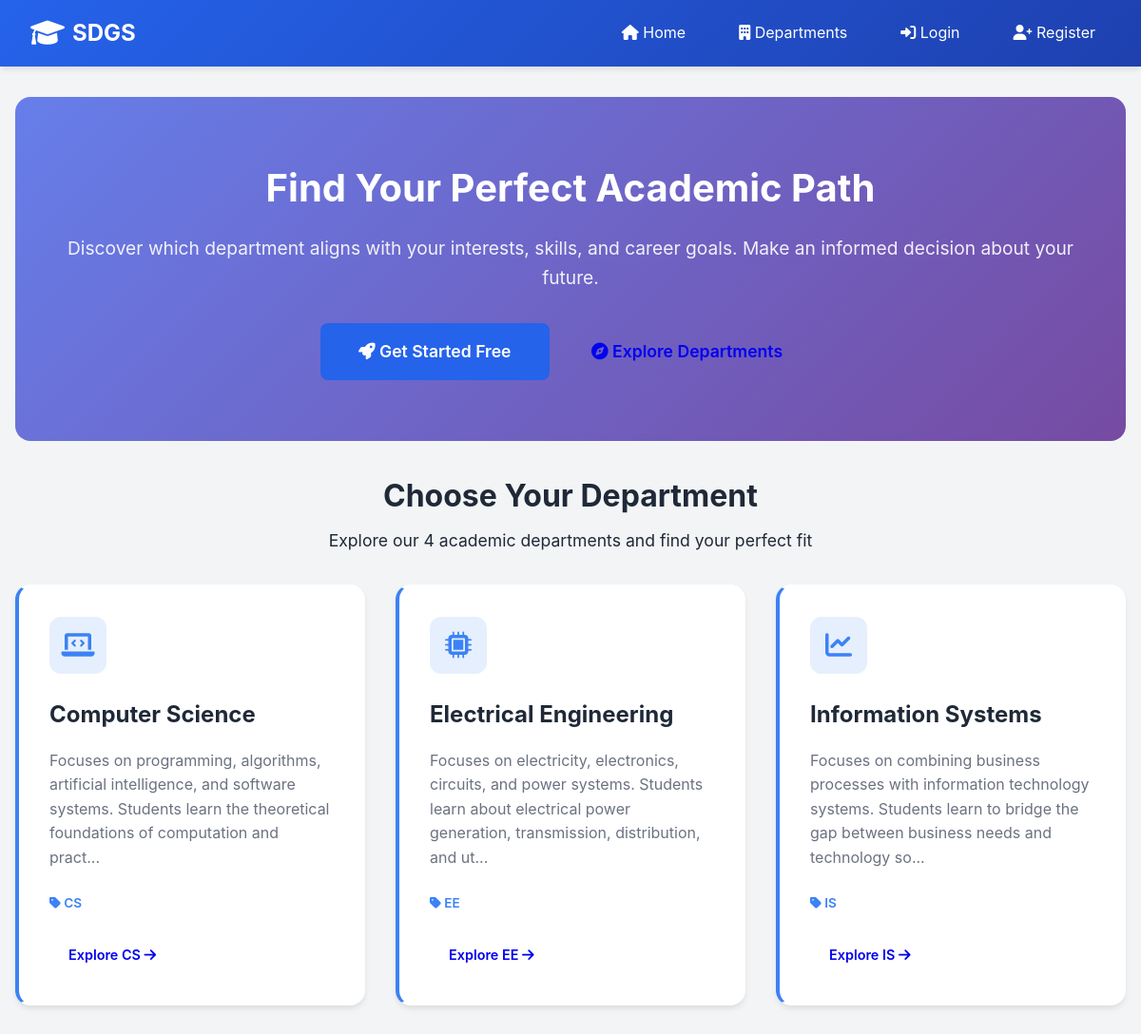
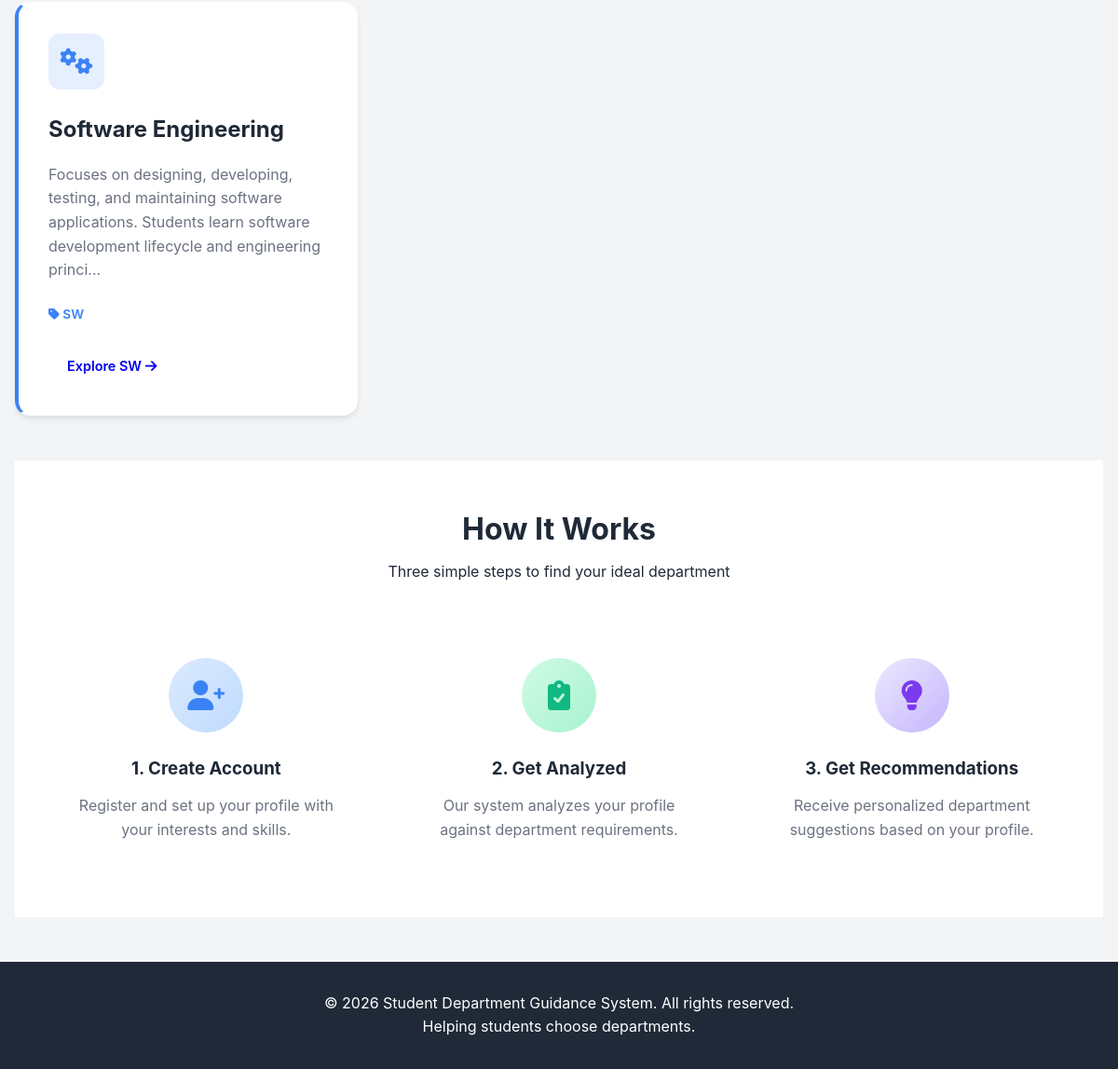
The page / on the database its author committed (2 pictures, top to bottom).
### tables this page shows
CREATE TABLE departments (
    dept_id INT PRIMARY KEY AUTO_INCREMENT,
    dept_code VARCHAR(10) UNIQUE NOT NULL,
    dept_name VARCHAR(100) NOT NULL,
    description TEXT,
    required_skills TEXT,
    natural_requirements TEXT,
    created_at TIMESTAMP DEFAULT CURRENT_TIMESTAMP
);

### index.php (the view, shortened to what this page needs)
<?php
include 'includes/header.php';
$database = new Database();
$db = $database->getConnection();
$departments = $db->query("SELECT * FROM departments ORDER BY dept_name")->fetchAll(PDO::FETCH_ASSOC);
function getDeptIcon($code) {
    $icons = [
        'EE' => 'microchip',
        'CS' => 'laptop-code',
        'IS' => 'chart-line',
        'SW' => 'cogs'
    ];
    return $icons[$code] ?? 'building';
}
?>
<section class="hero">
    <h1>Find Your Perfect Academic Path</h1>
    <p>Discover which department aligns with your interests, skills, and career goals. Make an informed decision about your future.</p>
    <div class="hero-buttons">
        <?php if(!isset($_SESSION['user_id'])): ?>
            <a href="register.php" class="btn btn-primary btn-lg">
                <i class="fas fa-rocket"></i> Get Started Free
            </a>
            <a href="departments.php" class="btn btn-secondary btn-lg">
                <i class="fas fa-compass"></i> Explore Departments
            </a>
        <?php endif; ?>
    </div>
</section>
<h2 style="text-align: center; font-size: 2rem; font-weight: 700; margin-bottom: 0.5rem; color: var(--gray-900);">
    Choose Your Department
</h2>
<p style="text-align: center; color: var(--gray-600); margin-bottom: 2rem; font-size: 1.1rem;">
    Explore our <?php echo count($departments); ?> academic departments and find your perfect fit
</p>
<div class="card-grid">
    <?php if(empty($departments)): ?>
        <div style="grid-column: 1/-1; text-align: center; padding: 3rem; color: #6b7280;">
            <i class="fas fa-building" style="font-size: 3rem; display: block; margin-bottom: 1rem;"></i>
            <p>No departments available yet. Please check back later.</p>
        </div>
    <?php else: ?>
        <?php foreach($departments as $dept):
            $icon = getDeptIcon($dept['dept_code']);
            $color = $dept['color_code'] ?? '#3b82f6';
        ?>
        <div class="card" style="border-left: 4px solid <?php echo $color; ?>;">
            <?php if(!empty($dept['image_url']) && file_exists($dept['image_url'])): ?>
                <img src="<?php echo htmlspecialchars($dept['image_url']); ?>"
                     alt="<?php echo htmlspecialchars($dept['dept_name']); ?>"
                     style="width: 100%; height: 180px; object-fit: cover; border-radius: 10px; margin-bottom: 1rem;"
                     onerror="this.style.display='none'; this.nextElementSibling.style.display='flex';">
                <div class="card-icon" style="display: none; background: <?php echo $color; ?>20; color: <?php echo $color; ?>;">
                    <i class="fas fa-<?php echo $icon; ?>"></i>
                </div>
            <?php else: ?>
                <div class="card-icon" style="background: <?php echo $color; ?>20; color: <?php echo $color; ?>;">
                    <i class="fas fa-<?php echo $icon; ?>"></i>
                </div>
            <?php endif; ?>
            <h3><?php echo htmlspecialchars($dept['dept_name']); ?></h3>
            <p><?php echo htmlspecialchars(substr($dept['description'], 0, 150)) . '...'; ?></p>
            <p style="font-size: 0.85rem; color: <?php echo $color; ?>; font-weight: 600;">
                <i class="fas fa-tag"></i> <?php echo htmlspecialchars($dept['dept_code']); ?>
            </p>
            <a href="departments.php?dept=<?php echo $dept['dept_code']; ?>" class="btn btn-outline btn-sm">
                Explore <?php echo htmlspecialchars($dept['dept_code']); ?> <i class="fas fa-arrow-right"></i>
            </a>
        </div>
        <?php endforeach; ?>
    <?php endif; ?>
</div>
<?php if(!isset($_SESSION['user_id'])): ?>
<div style="background: var(--white); border-radius: var(--radius-2xl); padding: 3rem 2rem; margin: 3rem 0; box-shadow: var(--shadow-md);">
    <h2 style="text-align: center; font-size: 2rem; font-weight: 700; margin-bottom: 0.5rem;">How It Works</h2>
    <p style="text-align: center; color: var(--gray-600); margin-bottom: 3rem;">Three simple steps to find your ideal department</p>
    <div style="display: grid; grid-template-columns: repeat(auto-fit, minmax(250px, 1fr)); gap: 2rem;">
        <div style="text-align: center; padding: 2rem;">
            <div style="width: 80px; height: 80px; background: linear-gradient(135deg, #dbeafe, #bfdbfe); border-radius: 50%; display: flex; align-items: center; justify-content: center; margin: 0 auto 1.5rem;">
                <i class="fas fa-user-plus" style="font-size: 2rem; color: #3b82f6;"></i>
            </div>
            <h3 style="margin-bottom: 0.75rem;">1. Create Account</h3>
            <p style="color: #6b7280;">Register and set up your profile with your interests and skills.</p>
        </div>
        <div style="text-align: center; padding: 2rem;">
            <div style="width: 80px; height: 80px; background: linear-gradient(135deg, #d1fae5, #a7f3d0); border-radius: 50%; display: flex; align-items: center; justify-content: center; margin: 0 auto 1.5rem;">
                <i class="fas fa-clipboard-check" style="font-size: 2rem; color: #10b981;"></i>
            </div>
            <h3 style="margin-bottom: 0.75rem;">2. Get Analyzed</h3>
            <p style="color: #6b7280;">Our system analyzes your profile against department requirements.</p>
        </div>
        <div style="text-align: center; padding: 2rem;">
            <div style="width: 80px; height: 80px; background: linear-gradient(135deg, #ede9fe, #c4b5fd); border-radius: 50%; display: flex; align-items: center; justify-content: center; margin: 0 auto 1.5rem;">
                <i class="fas fa-lightbulb" style="font-size: 2rem; color: #7c3aed;"></i>
            </div>
            <h3 style="margin-bottom: 0.75rem;">3. Get Recommendations</h3>
            <p style="color: #6b7280;">Receive personalized department suggestions based on your profile.</p>
        </div>
    </div>
</div>
<?php endif; ?>
<?php include 'includes/footer.php'; ?>

### includes/header.php (shortened to what this page needs)
<!DOCTYPE html>
<html lang="en">
<head>
    <link rel="stylesheet" href="css/style.css">
    <link rel="stylesheet" href="https://cdnjs.cloudflare.com/ajax/libs/font-awesome/6.0.0/css/all.min.css">
</head>
<body>
    <nav class="navbar">
        <div class="nav-container">
            <a href="index.php" class="nav-brand">
                <i class="fas fa-graduation-cap"></i>
                SDGS
            </a>
            <ul class="nav-menu" id="navMenu">
                <li><a href="index.php"><i class="fas fa-home"></i> Home</a></li>
                <li><a href="departments.php"><i class="fas fa-building"></i> Departments</a></li>
                <?php if(isset($_SESSION['user_id'])): ?>
                    <?php if($_SESSION['role'] == 'student'): ?>
                        <li><a href="recommendation.php"><i class="fas fa-lightbulb"></i> Get Recommendation</a></li>
                    <?php endif; ?>
                    <?php if($_SESSION['role'] == 'admin'): ?>
                        <li><a href="admin/dashboard.php"><i class="fas fa-cog"></i> Admin Panel</a></li>
                    <?php endif; ?>
                    <?php if($_SESSION['role'] == 'department_admin'): ?>
                        <li><a href="admin/department_dashboard.php"><i class="fas fa-cog"></i> Dept Admin</a></li>
                    <?php endif; ?>
                    <li><a href="logout.php"><i class="fas fa-sign-out-alt"></i> Logout
                        (<?php echo htmlspecialchars($_SESSION['full_name']); ?>)</a></li>
                <?php else: ?>
                    <li><a href="login.php"><i class="fas fa-sign-in-alt"></i> Login</a></li>
                    <li><a href="register.php"><i class="fas fa-user-plus"></i> Register</a></li>
                <?php endif; ?>
            </ul>
        </div>
    </nav>
    <div class="container">

### includes/footer.php (shortened to what this page needs)
    </div>
    <footer class="footer">
        <p>&copy; 2026 Student Department Guidance System. All rights reserved.</p>
        <p>Helping students choose departments.</p>
    </footer>
</body>
</html>

### css/style.css (style rules this page uses)
* { margin: 0; padding: 0; box-sizing: border-box; }
:root { --primary-color: #2563eb; --secondary-color: #1e40af; --success-color: #10b981; --danger-color: #ef4444; --warning-color: #f59e0b; --light-bg: #f3f4f6; --dark-text: #1f2937; --light-text: #6b7280; --white: #ffffff; --border-color: #e5e7eb; --shadow: 0 4px 6px -1px rgba(0, 0, 0, 0.1); }
body { font-family: -apple-system, BlinkMacSystemFont, "Segoe UI", Roboto, Oxygen, Ubuntu, sans-serif; line-height: 1.6; color: var(--dark-text); background-color: var(--light-bg); }
.navbar { background: linear-gradient( 135deg, var(--primary-color), var(--secondary-color) ); padding: 1rem 2rem; box-shadow: var(--shadow); position: sticky; top: 0; z-index: 1000; }
.nav-container { max-width: 1200px; margin: 0 auto; display: flex; justify-content: space-between; align-items: center; }
.nav-brand { color: var(--white); font-size: 1.5rem; font-weight: bold; text-decoration: none; display: flex; align-items: center; gap: 0.5rem; }
.nav-brand i { font-size: 1.8rem; }
.nav-menu { display: flex; list-style: none; gap: 1.5rem; align-items: center; }
.nav-menu a { color: var(--white); text-decoration: none; padding: 0.5rem 1rem; border-radius: 0.5rem; transition: all 0.3s ease; }
.container { max-width: 1200px; margin: 2rem auto; padding: 0 1rem; }
.hero { background: linear-gradient(135deg, #667eea 0%, #764ba2 100%); color: var(--white); padding: 4rem 2rem; text-align: center; border-radius: 1rem; margin-bottom: 2rem; }
.hero h1 { font-size: 2.5rem; margin-bottom: 1rem; }
.hero p { font-size: 1.2rem; margin-bottom: 2rem; opacity: 0.9; }
.card-grid { display: grid; grid-template-columns: repeat(auto-fit, minmax(280px, 1fr)); gap: 2rem; margin: 2rem 0; }
.card { background: var(--white); border-radius: 1rem; padding: 2rem; box-shadow: var(--shadow); transition: all 0.3s ease; border: 2px solid transparent; }
.card-icon { font-size: 3rem; color: var(--primary-color); margin-bottom: 1rem; }
.card h3 { font-size: 1.5rem; margin-bottom: 1rem; color: var(--dark-text); }
.card p { color: var(--light-text); margin-bottom: 1.5rem; }
.btn { display: inline-block; padding: 0.75rem 1.5rem; border-radius: 0.5rem; border: none; font-size: 1rem; font-weight: 600; text-decoration: none; cursor: pointer; transition: all 0.3s ease; }
.btn-primary { background: var(--primary-color); color: var(--white); }
.footer { background: var(--dark-text); color: var(--white); text-align: center; padding: 2rem; margin-top: 3rem; }

### index.php (style rules this page uses)
.card-icon { width: 60px; height: 60px; border-radius: 12px; display: flex; align-items: center; justify-content: center; font-size: 1.75rem; margin-bottom: 1.5rem; transition: all 0.3s ease; }
.btn-lg { padding: 1rem 2.5rem; font-size: 1.1rem; }
.btn-sm { padding: 0.5rem 1.25rem; font-size: 0.9rem; }

### rows shown on the page
departments: dept_name "Computer Science", description "Focuses on programming, algorithms, artificial intelligence, and software systems. Students learn the theoretical foundations of computation and pract", dept_code "CS"
departments: dept_name "Electrical Engineering", description "Focuses on electricity, electronics, circuits, and power systems. Students learn about electrical power generation, transmission, distribution, and ut", dept_code "EE"
departments: dept_name "Information Systems", description "Focuses on combining business processes with information technology systems. Students learn to bridge the gap between business needs and technology so", dept_code "IS"
departments: dept_name "Software Engineering", description "Focuses on designing, developing, testing, and maintaining software applications. Students learn software development lifecycle and engineering princi", dept_code "SW"

### other values the page prints
count($departments) "4"
